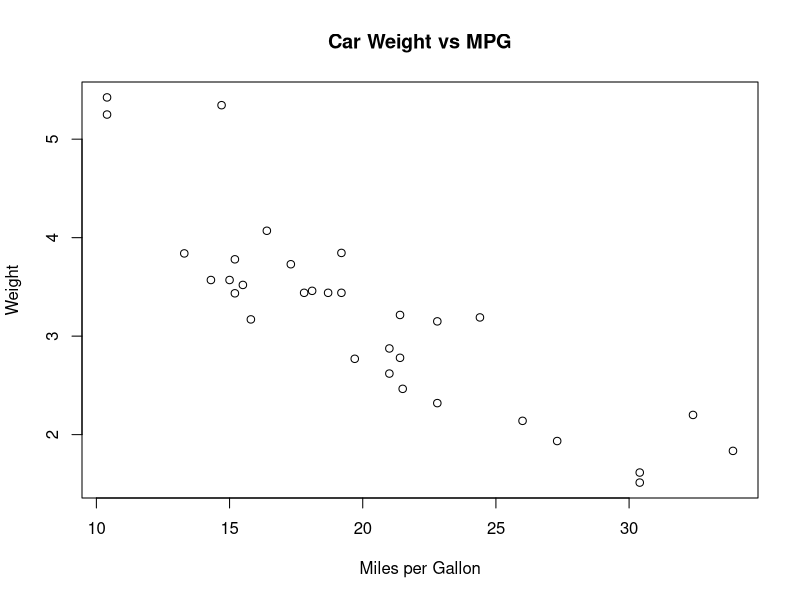

This figure's R source:
## ---- chunk 1
knitr::opts_chunk$set(echo = TRUE)
## ---- chunk 2
# A simple calculation
x <- 5
y <- 10
x + y
## ---- chunk 3
# Make a simple scatterplot

plot(mtcars$mpg, mtcars$wt,
     xlab = "Miles per Gallon",
     ylab = "Weight",
     main = "Car Weight vs MPG")
